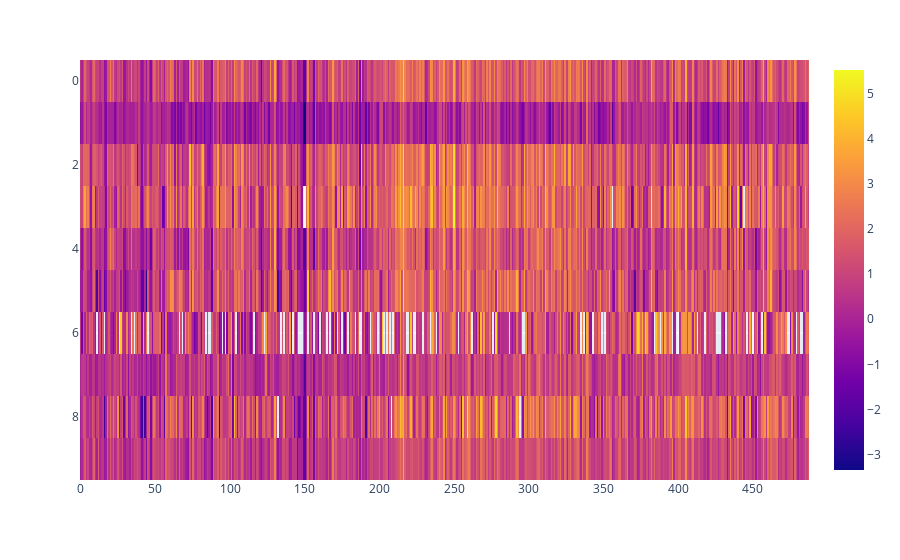

Notebook code cell kept with this figure:
### Code cell
# There may be a change left-to-right around the size of cluster 0
micron.datablocks.miRCoHN.display_heatmap(_logcounts, seq_mad_threshold=0.99, center_at_controls=_logcontrols, seq_patterns=micron.datablocks.miRCoHN.DOWNREGULATED_SEQ_PATTERNS['stromal'], ordering=zscc_logcounts.read(zscc_logcounts_roots, topic='ordering'), nseqs=10)

### Figure 1 — Plotly figure (JSON) as saved in the notebook; plotly's stock layout.template omitted (floating-point values rounded to 4 significant figures; data arrays with more than 128 entries replaced by an {"elided": "..."} marker saying what was removed)
{"data": [{"coloraxis": "coloraxis", "hovertemplate": "x: %{x}<br>y: %{y}<br>color: %{z}<extra></extra>", "name": "0", "type": "heatmap", "xaxis": "x", "yaxis": "y", "z": {"elided": "10x488 float values"}}], "layout": {"autosize": true, "coloraxis": {"colorscale": [[0, "#0d0887"], [0.1111, "#46039f"], [0.2222, "#7201a8"], [0.3333, "#9c179e"], [0.4444, "#bd3786"], [0.5556, "#d8576b"], [0.6667, "#ed7953"], [0.7778, "#fb9f3a"], [0.8889, "#fdca26"], [1, "#f0f921"]]}, "margin": {"t": 60}, "xaxis": {"anchor": "y", "autorange": true, "domain": [0, 1], "range": [-0.5, 487.5]}, "yaxis": {"anchor": "x", "autorange": true, "domain": [0, 1], "range": [9.5, -0.5]}}}
